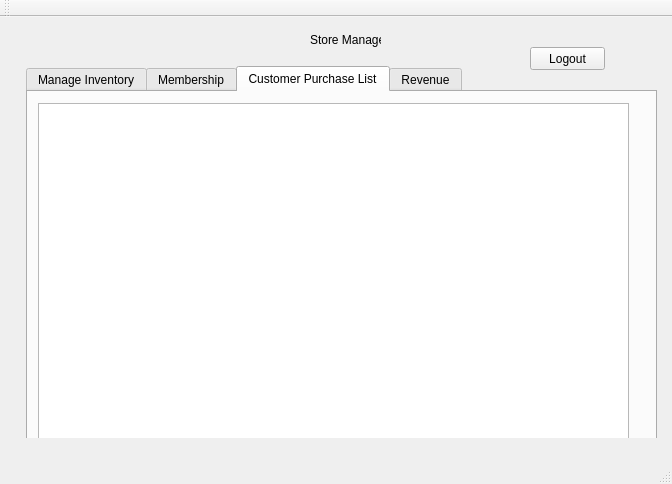
<?xml version="1.0" encoding="UTF-8"?>
<ui version="4.0">
 <class>MainWindow</class>
 <widget class="QMainWindow" name="MainWindow">
  <property name="geometry">
   <rect>
    <x>0</x>
    <y>0</y>
    <width>672</width>
    <height>484</height>
   </rect>
  </property>
  <property name="windowTitle">
   <string>MainWindow</string>
  </property>
  <widget class="QWidget" name="centralWidget">
   <widget class="QStackedWidget" name="stacked_widget">
    <property name="geometry">
     <rect>
      <x>10</x>
      <y>10</y>
      <width>651</width>
      <height>411</height>
     </rect>
    </property>
    <property name="currentIndex">
     <number>2</number>
    </property>
    <widget class="QWidget" name="login_page">
     <widget class="QLabel" name="userLabel">
      <property name="geometry">
       <rect>
        <x>160</x>
        <y>160</y>
        <width>47</width>
        <height>13</height>
       </rect>
      </property>
      <property name="text">
       <string>Username:</string>
      </property>
     </widget>
     <widget class="QLabel" name="passLabel">
      <property name="geometry">
       <rect>
        <x>160</x>
        <y>190</y>
        <width>47</width>
        <height>13</height>
       </rect>
      </property>
      <property name="text">
       <string>Password:</string>
      </property>
     </widget>
     <widget class="QLineEdit" name="userEdit">
      <property name="geometry">
       <rect>
        <x>230</x>
        <y>160</y>
        <width>113</width>
        <height>20</height>
       </rect>
      </property>
     </widget>
     <widget class="QLineEdit" name="passEdit">
      <property name="geometry">
       <rect>
        <x>230</x>
        <y>190</y>
        <width>113</width>
        <height>20</height>
       </rect>
      </property>
      <property name="echoMode">
       <enum>QLineEdit::Password</enum>
      </property>
     </widget>
     <widget class="QPushButton" name="pushButton">
      <property name="geometry">
       <rect>
        <x>240</x>
        <y>230</y>
        <width>75</width>
        <height>23</height>
       </rect>
      </property>
      <property name="text">
       <string>Login</string>
      </property>
     </widget>
     <widget class="QLabel" name="errorLabel">
      <property name="geometry">
       <rect>
        <x>150</x>
        <y>210</y>
        <width>221</width>
        <height>20</height>
       </rect>
      </property>
      <property name="text">
       <string>&lt;html&gt;&lt;head/&gt;&lt;body&gt;&lt;p&gt;&lt;span style=&quot; font-size:9pt; font-style:italic; color:#ff0000;&quot;&gt;Error! - username or password is invalid!&lt;/span&gt;&lt;/p&gt;&lt;/body&gt;&lt;/html&gt;</string>
      </property>
     </widget>
    </widget>
    <widget class="QWidget" name="admin_page">
     <widget class="QLabel" name="label_2">
      <property name="geometry">
       <rect>
        <x>260</x>
        <y>10</y>
        <width>47</width>
        <height>13</height>
       </rect>
      </property>
      <property name="text">
       <string>Admin</string>
      </property>
     </widget>
     <widget class="QPushButton" name="logout_button1">
      <property name="geometry">
       <rect>
        <x>510</x>
        <y>10</y>
        <width>75</width>
        <height>23</height>
       </rect>
      </property>
      <property name="text">
       <string>Logout</string>
      </property>
     </widget>
     <widget class="QTabWidget" name="tabWidget">
      <property name="geometry">
       <rect>
        <x>10</x>
        <y>30</y>
        <width>631</width>
        <height>381</height>
       </rect>
      </property>
      <property name="currentIndex">
       <number>0</number>
      </property>
      <widget class="QWidget" name="inventory_tab_a">
       <attribute name="title">
        <string>Manage Inventory</string>
       </attribute>
      </widget>
      <widget class="QWidget" name="membership_tab_a">
       <attribute name="title">
        <string>Membership</string>
       </attribute>
      </widget>
     </widget>
    </widget>
    <widget class="QWidget" name="manager_page">
     <widget class="QPushButton" name="logout_button2">
      <property name="geometry">
       <rect>
        <x>520</x>
        <y>20</y>
        <width>75</width>
        <height>23</height>
       </rect>
      </property>
      <property name="text">
       <string>Logout</string>
      </property>
     </widget>
     <widget class="QTabWidget" name="customer_purchase_t">
      <property name="geometry">
       <rect>
        <x>16</x>
        <y>39</y>
        <width>631</width>
        <height>381</height>
       </rect>
      </property>
      <property name="currentIndex">
       <number>2</number>
      </property>
      <widget class="QWidget" name="inventory_tab_m">
       <attribute name="title">
        <string>Manage Inventory</string>
       </attribute>
      </widget>
      <widget class="QWidget" name="membership_tab_m">
       <attribute name="title">
        <string>Membership</string>
       </attribute>
      </widget>
      <widget class="QWidget" name="tab">
       <attribute name="title">
        <string>Customer Purchase List</string>
       </attribute>
       <widget class="QTableView" name="tableView_Customer">
        <property name="geometry">
         <rect>
          <x>10</x>
          <y>11</y>
          <width>591</width>
          <height>351</height>
         </rect>
        </property>
       </widget>
      </widget>
      <widget class="QWidget" name="tab_2">
       <attribute name="title">
        <string>Revenue</string>
       </attribute>
       <widget class="QTableView" name="tableView">
        <property name="geometry">
         <rect>
          <x>3</x>
          <y>5</y>
          <width>531</width>
          <height>341</height>
         </rect>
        </property>
       </widget>
       <widget class="QComboBox" name="comboBox">
        <property name="geometry">
         <rect>
          <x>546</x>
          <y>5</y>
          <width>69</width>
          <height>22</height>
         </rect>
        </property>
        <property name="editable">
         <bool>false</bool>
        </property>
        <item>
         <property name="text">
          <string>8/20/17</string>
         </property>
        </item>
        <item>
         <property name="text">
          <string>8/21/17</string>
         </property>
        </item>
        <item>
         <property name="text">
          <string>8/22/17</string>
         </property>
        </item>
        <item>
         <property name="text">
          <string>8/23/17</string>
         </property>
        </item>
        <item>
         <property name="text">
          <string>8/24/17</string>
         </property>
        </item>
        <item>
         <property name="text">
          <string>8/25/17</string>
         </property>
        </item>
        <item>
         <property name="text">
          <string>8/26/17</string>
         </property>
        </item>
        <item>
         <property name="text">
          <string>Week 8/20</string>
         </property>
        </item>
       </widget>
      </widget>
     </widget>
     <widget class="QLabel" name="label">
      <property name="geometry">
       <rect>
        <x>300</x>
        <y>3</y>
        <width>71</width>
        <height>20</height>
       </rect>
      </property>
      <property name="text">
       <string>Store Manager</string>
      </property>
     </widget>
    </widget>
   </widget>
  </widget>
  <widget class="QMenuBar" name="menuBar">
   <property name="geometry">
    <rect>
     <x>0</x>
     <y>0</y>
     <width>672</width>
     <height>21</height>
    </rect>
   </property>
  </widget>
  <widget class="QToolBar" name="mainToolBar">
   <attribute name="toolBarArea">
    <enum>TopToolBarArea</enum>
   </attribute>
   <attribute name="toolBarBreak">
    <bool>false</bool>
   </attribute>
  </widget>
  <widget class="QStatusBar" name="statusBar"/>
 </widget>
 <layoutdefault spacing="6" margin="11"/>
 <resources/>
 <connections/>
</ui>
